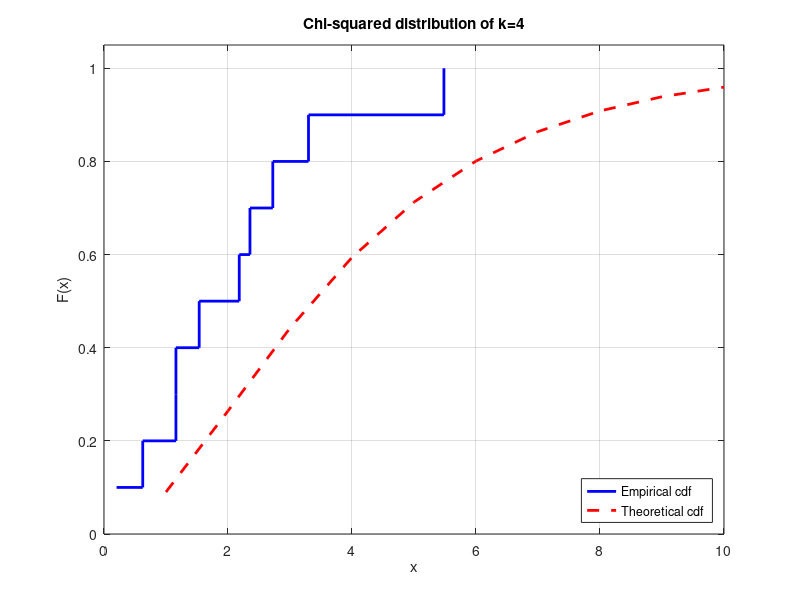

Write MATLAB code to recreate this figure.
clear;

n = 10;     % number of samples
k = 4;
for i = 1:n
    X(i) = sum(randn(1,k).^2);
end

X = sort(X);
figure(1)
stairs(X,1/n:1/n:1,'b','linewidth',2);
hold on
grid on
plot(chi2cdf(1:n,k),'r--','linewidth',2);
hold off
legend('Empirical cdf','Theoretical cdf','Location','southeast');
ylim([0 1.05]);
title('Chi-squared distribution of k=4');
xlabel('x');
ylabel('F(x)');